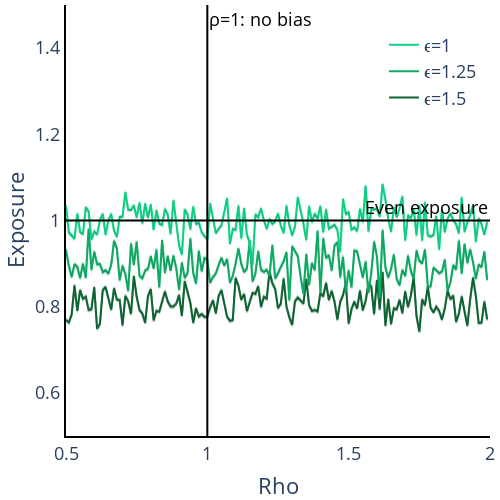

Write notebook code for a chart like this one.
### Markdown cell above
### Rho Exposure

### Code cell
Exposure_rho_epsilon1 = plotly_lines.plot_MTO_sim_results(plotly_lines(), data=df_rho[df_rho['epsilon'] == 1], x_var='rho', y_var='Exposure', x_range=[0.5,2], y_range=[0,1], x_title='rho', y_title='Exposure', with_predicted=False, colors=['rgba(15,209,132,1)'], legend_text='ϵ=1')

Exposure_rho_epsilon125 = plotly_lines.plot_MTO_sim_results(plotly_lines(), data=df_rho[df_rho['epsilon'] == 1.25], x_var='rho', y_var='Exposure', x_range=[0.5,2], y_range=[0,1], x_title='rho', y_title='Exposure', with_predicted=False, colors=['rgba(15,170,100,1)'], legend_text='ϵ=1.25')

Exposure_rho_epsilon15 = plotly_lines.plot_MTO_sim_results(plotly_lines(), data=df_rho[df_rho['epsilon'] == 1.5], x_var='rho', y_var='Exposure', x_range=[0.5,2], y_range=[0,1], x_title='rho', y_title='Exposure', with_predicted=False, colors=['rgba(15,100,50,1)'], legend_text='ϵ=1.5')


fig_Exposure_rho = go.Figure(data = Exposure_rho_epsilon15.data + Exposure_rho_epsilon125.data + Exposure_rho_epsilon1.data)

fig_Exposure_rho.update_layout(
    title = None, 
    font=dict(size = 18),
    xaxis_title = 'Rho', 
    yaxis_title = 'Exposure',
    width = 500, height = 500,
    showlegend = True, 
    legend=dict(x=0.75,y=0.95),
    legend_title_text = '',
    xaxis_range = [0.5,2],
    yaxis_range = [0.5,1.5],
    margin=dict(b=5,l=5,r=5,t=5),
    xaxis = dict(showgrid = False, showline = True, linecolor = 'rgb(0,0,0)', linewidth = 2), 
    yaxis = dict(showgrid = False, showline = True, linecolor = 'rgb(0,0,0)', linewidth = 2),
    plot_bgcolor='rgba(0,0,0,0)')


fig_Exposure_rho.add_hline(y=1, line_width=2, annotation_text = 'Even exposure', annotation_font_color='black', line=dict(color='black'))
fig_Exposure_rho.add_vline(x=1, line_width=2, annotation_text = 'ρ=1: no bias', annotation_font_color='black', line=dict(color='black'))

### Figure 1 — Plotly figure (JSON) as saved in the notebook; plotly's stock layout.template omitted (floating-point values rounded to 4 significant figures; data arrays with more than 128 entries replaced by an {"elided": "..."} marker saying what was removed)
{"data": [{"line": {"color": "rgba(15,100,50,1)", "width": 2}, "mode": "lines", "name": "ϵ=1.5", "showlegend": true, "type": "scatter", "x": {"elided": "150 float values"}, "y": {"elided": "150 float values"}}, {"line": {"color": "rgba(15,100,50,0.25)", "width": 2}, "mode": "lines", "showlegend": false, "type": "scatter", "x": {"elided": "150 float values"}, "y": {"elided": "150 float values"}}, {"fill": "tonexty", "fillcolor": "rgba(68, 68, 68, 0.2)", "line": {"color": "rgba(15,100,50,0.25)", "width": 2}, "mode": "lines", "showlegend": false, "type": "scatter", "x": {"elided": "150 float values"}, "y": {"elided": "150 float values"}}, {"line": {"color": "rgba(15,170,100,1)", "width": 2}, "mode": "lines", "name": "ϵ=1.25", "showlegend": true, "type": "scatter", "x": {"elided": "150 float values"}, "y": {"elided": "150 float values"}}, {"line": {"color": "rgba(15,170,100,0.25)", "width": 2}, "mode": "lines", "showlegend": false, "type": "scatter", "x": {"elided": "150 float values"}, "y": {"elided": "150 float values"}}, {"fill": "tonexty", "fillcolor": "rgba(68, 68, 68, 0.2)", "line": {"color": "rgba(15,170,100,0.25)", "width": 2}, "mode": "lines", "showlegend": false, "type": "scatter", "x": {"elided": "150 float values"}, "y": {"elided": "150 float values"}}, {"line": {"color": "rgba(15,209,132,1)", "width": 2}, "mode": "lines", "name": "ϵ=1", "showlegend": true, "type": "scatter", "x": {"elided": "150 float values"}, "y": {"elided": "150 float values"}}, {"line": {"color": "rgba(15,209,132,0.25)", "width": 2}, "mode": "lines", "showlegend": false, "type": "scatter", "x": {"elided": "150 float values"}, "y": {"elided": "150 float values"}}, {"fill": "tonexty", "fillcolor": "rgba(68, 68, 68, 0.2)", "line": {"color": "rgba(15,209,132,0.25)", "width": 2}, "mode": "lines", "showlegend": false, "type": "scatter", "x": {"elided": "150 float values"}, "y": {"elided": "150 float values"}}], "layout": {"annotations": [{"font": {"color": "black"}, "showarrow": false, "text": "Even exposure", "x": 1, "xanchor": "right", "xref": "x domain", "y": 1, "yanchor": "bottom", "yref": "y"}, {"font": {"color": "black"}, "showarrow": false, "text": "ρ=1: no bias", "x": 1, "xanchor": "left", "xref": "x", "y": 1, "yanchor": "top", "yref": "y domain"}], "font": {"size": 18}, "height": 500, "legend": {"title": {"text": ""}, "x": 0.75, "y": 0.95}, "margin": {"b": 5, "l": 5, "r": 5, "t": 5}, "plot_bgcolor": "rgba(0,0,0,0)", "shapes": [{"line": {"color": "black", "width": 2}, "type": "line", "x0": 0, "x1": 1, "xref": "x domain", "y0": 1, "y1": 1, "yref": "y"}, {"line": {"color": "black", "width": 2}, "type": "line", "x0": 1, "x1": 1, "xref": "x", "y0": 0, "y1": 1, "yref": "y domain"}], "showlegend": true, "title": {}, "width": 500, "xaxis": {"linecolor": "rgb(0,0,0)", "linewidth": 2, "range": [0.5, 2], "showgrid": false, "showline": true, "title": {"text": "Rho"}}, "yaxis": {"linecolor": "rgb(0,0,0)", "linewidth": 2, "range": [0.5, 1.5], "showgrid": false, "showline": true, "title": {"text": "Exposure"}}}}
